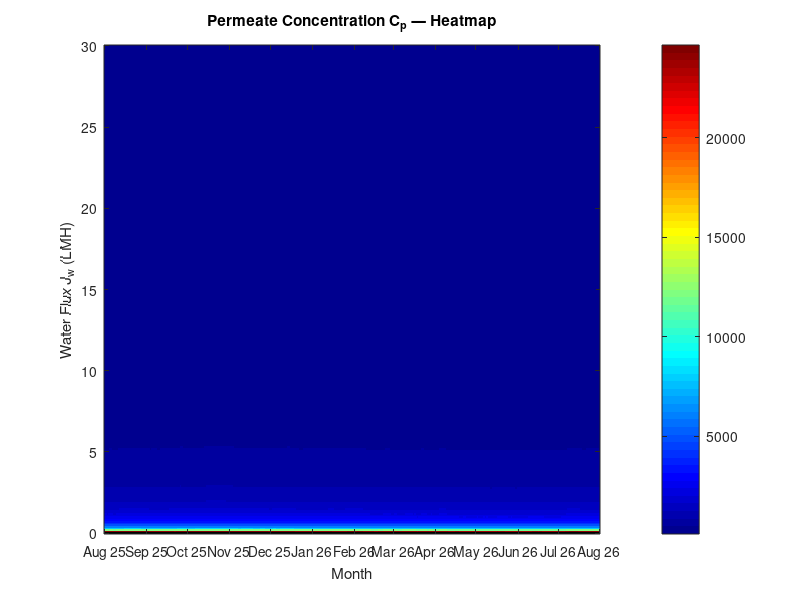
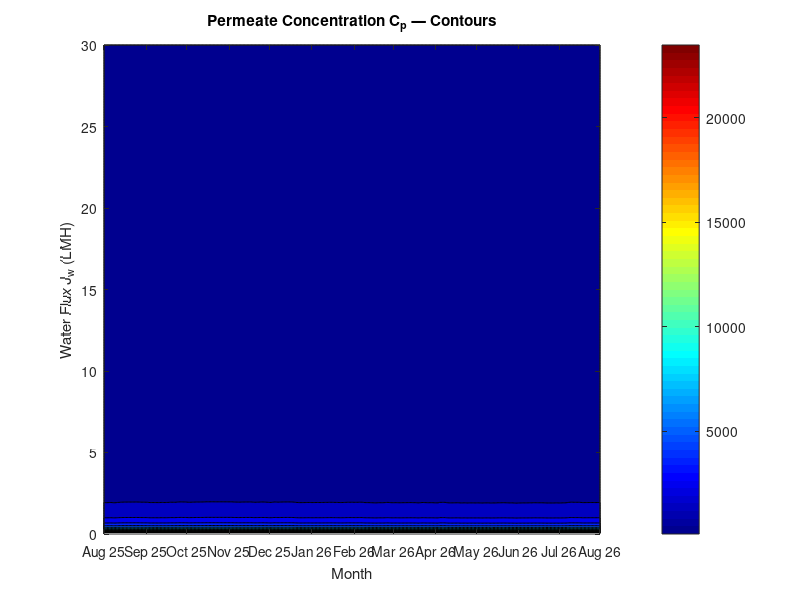
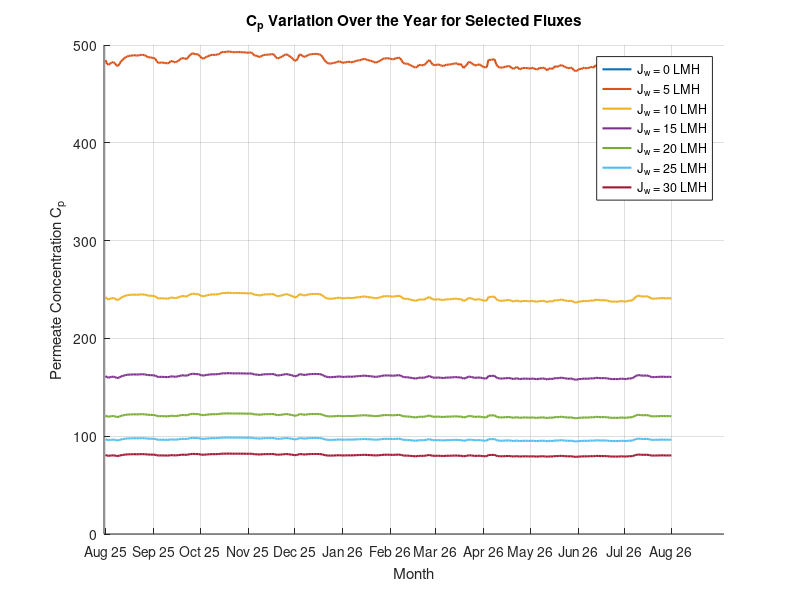

MATLAB code to generate these figures, in order:

load('C_p_finder.mat', 'C_p_block', 'J_w');

month_ticks = [1 32 62 93 123 154 185 214 245 275 306 336 366];
month_labels = {'Aug 25','Sep 25','Oct 25','Nov 25','Dec 25','Jan 26',...
                'Feb 26','Mar 26','Apr 26','May 26','Jun 26','Jul 26','Aug 26'};

%% =======================================================================
%% Figure 1: Heatmap (imagesc)
%% =======================================================================
figure('Name','Cp Heatmap','Position',[100 100 900 400]);
imagesc(1:366, J_w, C_p_block);   % C_p_block is 301 × 366
axis xy;
colorbar;
colormap(jet);

xticks(month_ticks); xticklabels(month_labels);
xlabel('Month');
ylabel('Water Flux J_w (LMH)');
title('Permeate Concentration C_p — Heatmap');

%% =======================================================================
%% Figure 2: Contour Plot
%% =======================================================================
figure('Name','Cp Contour','Position',[200 200 900 400]);
contourf(1:366, J_w, C_p_block, 20);
hold on;
% Optional: highlight a quality threshold (e.g., 500 ppm or whatever your limit is)
% contour(1:366, J_w, C_p_block, [500 500], 'k-', 'LineWidth', 1.5);
hold off;

colorbar;
colormap(jet);

xticks(month_ticks); xticklabels(month_labels);
xlabel('Month');
ylabel('Water Flux J_w (LMH)');
title('Permeate Concentration C_p — Contours');

%% =======================================================================
%% Figure 3: Selected Flux Curves
%% =======================================================================
figure('Name','Cp Line Curves','Position',[300 300 900 400]);
hold on;

flux_picks = [0, 5, 10, 15, 20, 25, 30];
colors = lines(length(flux_picks));

for k = 1:length(flux_picks)
    idx = find(J_w == flux_picks(k));
    plot(1:366, C_p_block(idx, :), 'Color', colors(k,:), ...
         'LineWidth', 1.5, 'DisplayName', sprintf('J_w = %.0f LMH', flux_picks(k)));
end
hold off;

xticks(month_ticks); xticklabels(month_labels);
xlabel('Month');
ylabel('Permeate Concentration C_p');
title('C_p Variation Over the Year for Selected Fluxes');
legend('Location', 'best');
grid on;
